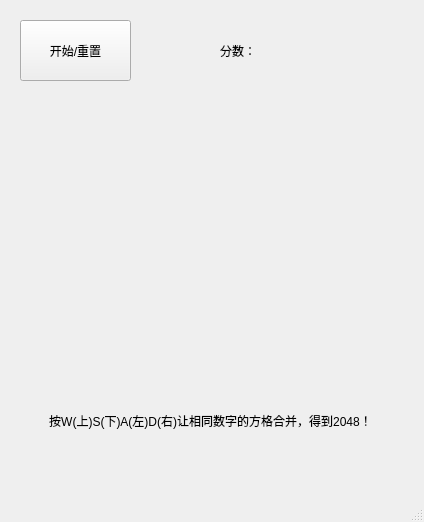
<?xml version="1.0" encoding="UTF-8"?>
<ui version="4.0">
 <class>MainWindow</class>
 <widget class="QMainWindow" name="MainWindow">
  <property name="geometry">
   <rect>
    <x>0</x>
    <y>0</y>
    <width>424</width>
    <height>522</height>
   </rect>
  </property>
  <property name="windowTitle">
   <string>2048 By金俊帆、张楠、贾奇峰、陈佳贤</string>
  </property>
  <widget class="QWidget" name="centralwidget">
   <widget class="QPushButton" name="startg">
    <property name="geometry">
     <rect>
      <x>20</x>
      <y>20</y>
      <width>111</width>
      <height>61</height>
     </rect>
    </property>
    <property name="text">
     <string>开始/重置</string>
    </property>
   </widget>
   <widget class="QLabel" name="score">
    <property name="geometry">
     <rect>
      <x>220</x>
      <y>20</y>
      <width>31</width>
      <height>61</height>
     </rect>
    </property>
    <property name="autoFillBackground">
     <bool>false</bool>
    </property>
    <property name="text">
     <string>分数：</string>
    </property>
    <property name="alignment">
     <set>Qt::AlignLeading|Qt::AlignLeft|Qt::AlignVCenter</set>
    </property>
   </widget>
   <widget class="QLabel" name="g11">
    <property name="geometry">
     <rect>
      <x>90</x>
      <y>120</y>
      <width>50</width>
      <height>50</height>
     </rect>
    </property>
    <property name="text">
     <string/>
    </property>
    <property name="alignment">
     <set>Qt::AlignCenter</set>
    </property>
   </widget>
   <widget class="QLabel" name="g12">
    <property name="geometry">
     <rect>
      <x>150</x>
      <y>120</y>
      <width>50</width>
      <height>50</height>
     </rect>
    </property>
    <property name="text">
     <string/>
    </property>
    <property name="alignment">
     <set>Qt::AlignCenter</set>
    </property>
   </widget>
   <widget class="QLabel" name="g13">
    <property name="geometry">
     <rect>
      <x>210</x>
      <y>120</y>
      <width>50</width>
      <height>50</height>
     </rect>
    </property>
    <property name="text">
     <string/>
    </property>
    <property name="alignment">
     <set>Qt::AlignCenter</set>
    </property>
   </widget>
   <widget class="QLabel" name="g14">
    <property name="geometry">
     <rect>
      <x>270</x>
      <y>120</y>
      <width>50</width>
      <height>50</height>
     </rect>
    </property>
    <property name="text">
     <string/>
    </property>
    <property name="alignment">
     <set>Qt::AlignCenter</set>
    </property>
   </widget>
   <widget class="QLabel" name="g23">
    <property name="geometry">
     <rect>
      <x>210</x>
      <y>180</y>
      <width>50</width>
      <height>50</height>
     </rect>
    </property>
    <property name="text">
     <string/>
    </property>
    <property name="alignment">
     <set>Qt::AlignCenter</set>
    </property>
   </widget>
   <widget class="QLabel" name="g21">
    <property name="geometry">
     <rect>
      <x>90</x>
      <y>180</y>
      <width>50</width>
      <height>50</height>
     </rect>
    </property>
    <property name="text">
     <string/>
    </property>
    <property name="alignment">
     <set>Qt::AlignCenter</set>
    </property>
   </widget>
   <widget class="QLabel" name="g24">
    <property name="geometry">
     <rect>
      <x>270</x>
      <y>180</y>
      <width>50</width>
      <height>50</height>
     </rect>
    </property>
    <property name="text">
     <string/>
    </property>
    <property name="alignment">
     <set>Qt::AlignCenter</set>
    </property>
   </widget>
   <widget class="QLabel" name="g22">
    <property name="geometry">
     <rect>
      <x>150</x>
      <y>180</y>
      <width>50</width>
      <height>50</height>
     </rect>
    </property>
    <property name="text">
     <string/>
    </property>
    <property name="alignment">
     <set>Qt::AlignCenter</set>
    </property>
   </widget>
   <widget class="QLabel" name="g33">
    <property name="geometry">
     <rect>
      <x>210</x>
      <y>240</y>
      <width>50</width>
      <height>50</height>
     </rect>
    </property>
    <property name="text">
     <string/>
    </property>
    <property name="alignment">
     <set>Qt::AlignCenter</set>
    </property>
   </widget>
   <widget class="QLabel" name="g31">
    <property name="geometry">
     <rect>
      <x>90</x>
      <y>240</y>
      <width>50</width>
      <height>50</height>
     </rect>
    </property>
    <property name="text">
     <string/>
    </property>
    <property name="alignment">
     <set>Qt::AlignCenter</set>
    </property>
   </widget>
   <widget class="QLabel" name="g34">
    <property name="geometry">
     <rect>
      <x>270</x>
      <y>240</y>
      <width>50</width>
      <height>50</height>
     </rect>
    </property>
    <property name="text">
     <string/>
    </property>
    <property name="alignment">
     <set>Qt::AlignCenter</set>
    </property>
   </widget>
   <widget class="QLabel" name="g32">
    <property name="geometry">
     <rect>
      <x>150</x>
      <y>240</y>
      <width>50</width>
      <height>50</height>
     </rect>
    </property>
    <property name="text">
     <string/>
    </property>
    <property name="alignment">
     <set>Qt::AlignCenter</set>
    </property>
   </widget>
   <widget class="QLabel" name="g44">
    <property name="geometry">
     <rect>
      <x>270</x>
      <y>300</y>
      <width>50</width>
      <height>50</height>
     </rect>
    </property>
    <property name="text">
     <string/>
    </property>
    <property name="alignment">
     <set>Qt::AlignCenter</set>
    </property>
   </widget>
   <widget class="QLabel" name="g41">
    <property name="geometry">
     <rect>
      <x>90</x>
      <y>300</y>
      <width>50</width>
      <height>50</height>
     </rect>
    </property>
    <property name="text">
     <string/>
    </property>
    <property name="alignment">
     <set>Qt::AlignCenter</set>
    </property>
   </widget>
   <widget class="QLabel" name="g42">
    <property name="geometry">
     <rect>
      <x>150</x>
      <y>300</y>
      <width>50</width>
      <height>50</height>
     </rect>
    </property>
    <property name="text">
     <string/>
    </property>
    <property name="alignment">
     <set>Qt::AlignCenter</set>
    </property>
   </widget>
   <widget class="QLabel" name="g43">
    <property name="geometry">
     <rect>
      <x>210</x>
      <y>300</y>
      <width>50</width>
      <height>50</height>
     </rect>
    </property>
    <property name="text">
     <string/>
    </property>
    <property name="alignment">
     <set>Qt::AlignCenter</set>
    </property>
   </widget>
   <widget class="QLabel" name="description">
    <property name="geometry">
     <rect>
      <x>40</x>
      <y>390</y>
      <width>341</width>
      <height>61</height>
     </rect>
    </property>
    <property name="text">
     <string>按W(上)S(下)A(左)D(右)让相同数字的方格合并，得到2048！</string>
    </property>
    <property name="alignment">
     <set>Qt::AlignCenter</set>
    </property>
   </widget>
   <widget class="QLabel" name="scorenum">
    <property name="geometry">
     <rect>
      <x>255</x>
      <y>20</y>
      <width>131</width>
      <height>61</height>
     </rect>
    </property>
    <property name="text">
     <string/>
    </property>
   </widget>
  </widget>
  <widget class="QMenuBar" name="menubar">
   <property name="geometry">
    <rect>
     <x>0</x>
     <y>0</y>
     <width>424</width>
     <height>22</height>
    </rect>
   </property>
  </widget>
  <widget class="QStatusBar" name="statusbar"/>
 </widget>
 <resources/>
 <connections/>
</ui>
